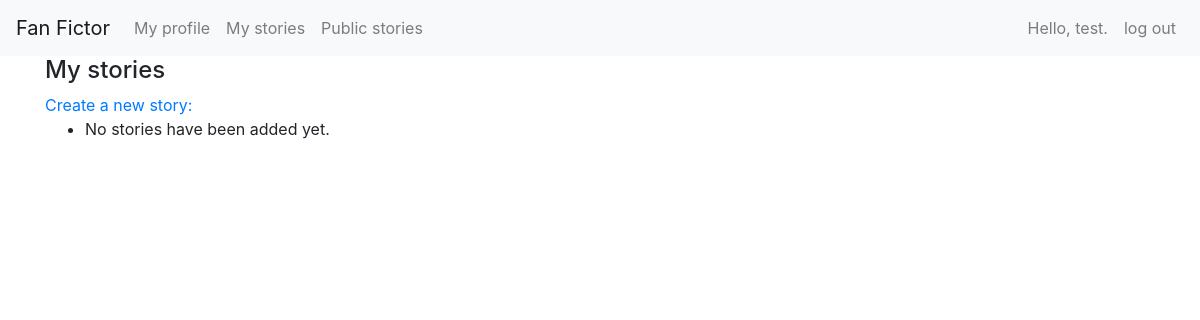
/users/mystories/ (signed in), run on an earlier commit of the app's database.
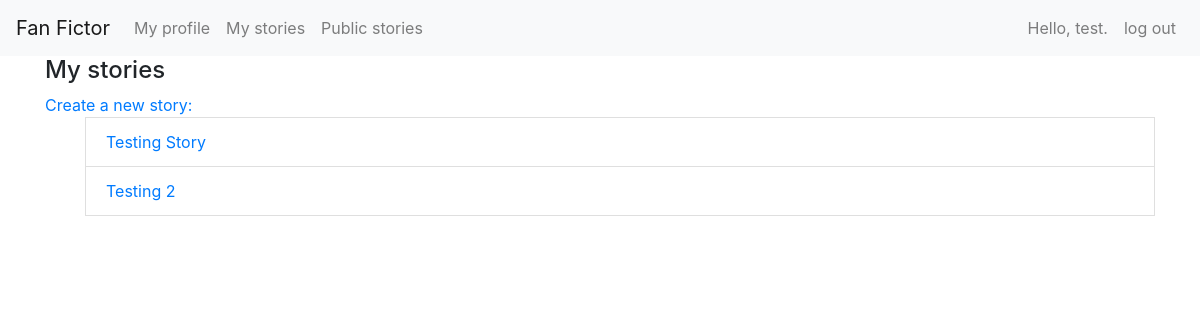
And on a later commit of the database.
### fan_fictions/models.py (models this page shows)
class Story(models.Model):
    author = models.ForeignKey(User, on_delete=models.CASCADE)
    public = models.BooleanField(default=True)
    title = models.CharField(max_length=50)
    date_added = models.DateTimeField(auto_now_add=True)
    class Meta:
        verbose_name_plural = 'stories'
    def __str__(self):
        return self.title

### users/views.py (the view)
# urls.py: path('mystories/', views.my_stories, name='my_stories'),
@login_required
def my_stories(request):
    stories = request.user.story_set.order_by('date_added')
    context = {'stories': stories}
    return render(request, 'fan_fictions/my_stories.html', context)

### fan_fictions/templates/fan_fictions/my_stories.html
{% extends "fan_fictions/base.html" %}
{% block header %}
    <h4>My stories</h4>
{% endblock header %}
{% block content %}
<a href="{% url 'fan_fictions:new_story' %}">Create a new story:</a>
<ul>
    {% for story in stories %}
        <li class="list-group-item">
            <a href="{% url 'fan_fictions:story' story.id %}">{{story}}</a>
        </li>
    {% empty %}
        <li>No stories have been added yet.</li>
    {% endfor %}
</ul>
{% endblock content %}

What changed in the data, as far as the page shows it:
added Story: title "Testing Story"
added Story: title "Testing 2"
Also different on the page:
text no longer shown: "No stories have been added yet."
